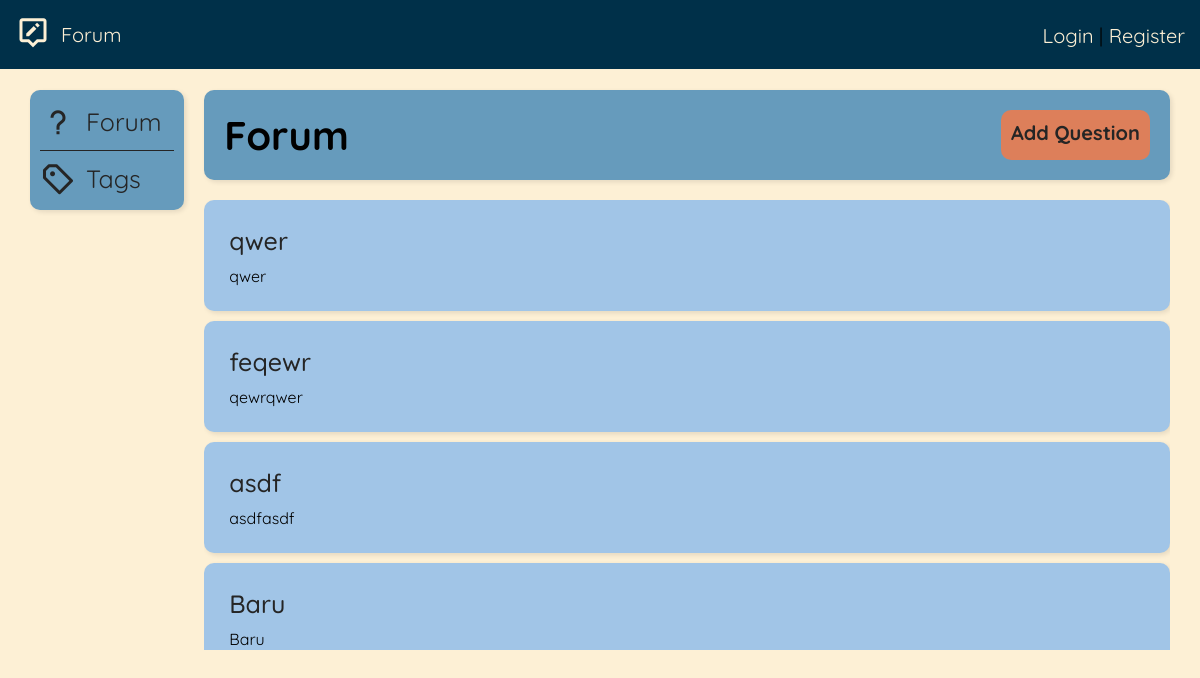
The app's page /Public/forum with its own data.
### tables this page shows
CREATE TABLE `questions` (
  `id` int(11) NOT NULL,
  `user_id` int(11) NOT NULL,
  `title` varchar(150) NOT NULL,
  `descriptions` text NOT NULL,
  `code` text DEFAULT NULL,
  `image_question` varchar(200) DEFAULT NULL,
  `created_at` timestamp NOT NULL DEFAULT current_timestamp(),
  `updated_at` timestamp NULL DEFAULT NULL ON UPDATE current_timestamp()
);

### App/Core/View.php (called while the page is built, shortened)
<?php
class View
{
    public static function render($view, $data = [])
    {
        require_once __DIR__.'/../View/Template/header.php';
        require_once __DIR__.'/../View/Template/navbar.php';
        require_once __DIR__."/../View/{$view}.php";
    }
}

### App/Controller/QuestionController.php (called while the page is built, shortened)
<?php
class QuestionController
{
    public static $question;
    public function __construct()
    {
        self::$question = new QuestionModel;
    }
    public function index()
    {
        $data = self::$question->getAll();
        View::render('Question/index', $data);
    }
}

### Public/index.php (called while the page is built, shortened)
<?php
Router::run();

### App/Model/QuestionModel.php (called while the page is built, shortened)
<?php
class QuestionModel extends Database
{
    public function getAll()
    {
        $statement = self::$conn->prepare("SELECT questions.*, account.username AS username FROM questions JOIN account ON questions.user_id = account.id");
        $statement->execute();
        return $statement->fetchAll(\PDO::FETCH_OBJ);
    }
}

### App/View/Question/index.php (the view)
<div class="container">
    <div class="sidebar shadow">
        <div class="sidebar-item">
            <i class='bx bx-question-mark bx-md' color="white"></i>
            <a href="<?= ForTech\App\Core\Router::url('forum') ?>">Forum</a>
        </div>
        <div class="sidebar-item">
            <i class='bx bx-purchase-tag-alt bx-md' color="white"></i>
            <a href="<?= ForTech\App\Core\Router::url('tags') ?>">Tags</a>
        </div>
    </div>
    <div class="questions">
        <div class="header shadow">
            <h1>Forum</h1>
            <a class="add-questions" href="<?= ForTech\App\Core\Router::url('forum/create') ?>">Add
                Question</a>
        </div>
        <div class="question-wrap">
            <?php foreach (array_reverse($data) as $dt): ?>
            <div class="question shadow">
                <a href="<?= ForTech\App\Core\Router::url("forum/detail/$dt->id") ?>">
                    <?= $dt->title ?>
                </a>
                <p>
                    <?= $dt->descriptions ?>
                </p>
            </div>
            <?php endforeach; ?>
        </div>
    </div>
</div>

### App/Core/Router.php (shortened to what this page needs)
<?php
class Router
{
    private static $routes = [];
    private static $baseUrl = 'http://localhost/final-project/Public/';
    public static function addRoute($method, $path, $controller, $function, $middleware = [])
    {
        self::$routes[] = [
            'method'=> $method,
            'path'=> $path,
            'controller'=> $controller,
            'function'=> $function,
            'middleware'=> $middleware
        ];
    }
    public static function url(string $path)
    {
        $baseUrl = self::$baseUrl ?? 'http://localhost';
        return $baseUrl.$path;
    }
    public static function run()
    {
        $path = isset($_SERVER['PATH_INFO']) ? $_SERVER['PATH_INFO'] : '/';
        $method = $_SERVER['REQUEST_METHOD'];
        foreach(self::$routes as $route){
            $pattern  = "@^" . preg_replace('/\\\:[a-zA-Z0-9\_\-]+/','([a-zA-Z0-9\-\_]+)', preg_quote($route['path'])).'$@D';
            if(preg_match_all($pattern, $path, $variables) && $method == $route['method']){
                $function = $route['function'];
                $controller = new $route['controller'];
                if(is_object($controller) && method_exists($controller, $function)){
                    $parameters = [];
                    unset($variables[0]);
                    call_user_func_array([$controller, $function], $parameters);
                }
                else {
                    http_response_code(404);
                    echo '<h1>Not Found!</h1>';
                }
            }
        }
    }
}

### Assets/Css/style2.css (style rules this page uses)
*, *::before, *::after { box-sizing: border-box; margin: 0; padding: 0; }
:root { --color1 : #DD7F5A; --color2 : #fdf0d5; --color3 : #F0A963; --color4 : #003049; --color5 : #A1C5E7; --color6 : #669BBC; --color7 :#60b8ee; --black : #252525; }
body { background-color: var(--color2); font-family: 'Quicksand', sans-serif; }
.shadow { box-shadow: 2px 2px 5px rgba(0, 0, 0, 0.10); }
.container { display: grid; grid-template-areas: 'sidebar content content content'; grid-template-columns: 0.5fr repeat(3, 1fr); padding-top: 90px; padding-inline: 30px; gap: 20px; }
.sidebar { background-color: var(--color6); padding: 10px; display: flex; flex-direction: column; justify-content: center; align-content: center; border-radius: 10px; gap: 10px; grid-area: sidebar; height: 120px; }
.sidebar-item:first-child { padding-bottom: 10px; border-bottom: 1px solid var(--black); }
.sidebar-item, .sidebar-item a { color: var(--black); display: flex; align-items: center; gap: 10px; }
.sidebar-item a { text-decoration: none; font-size: 25px; }
.questions { grid-area: content; }
.questions .header { background-color: var(--color6); display: flex; justify-content: space-between; padding: 20px; font-size: 20px; border-radius: 10px; margin-bottom: 20px; }
.questions .add-questions { background-color: var(--color1); border: none; padding: 10px; font-size: 20px; border-radius: 10px; }
.add-questions { text-decoration: none; font-weight: 800; color: var(--black); }
.question-wrap { display: flex; flex-direction: column; gap: 10px; overflow-y: scroll; height: 450px; }
.question { background-color: var(--color5); display: flex; flex-direction: column; gap: 10px; padding: 25px; border-radius: 10px; }
.question a { color: var(--black); text-decoration: none; font-size: 25px; font-weight: 500; }

### records on screen
questions: title "qwer", descriptions "qwer"
questions: title "feqewr", descriptions "qewrqwer"
questions: title "asdf", descriptions "asdfasdf"
questions: title "Baru", descriptions "Baru"
